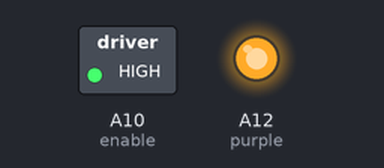
Bench run of a sketch on a simulated Arduino Mega 2560, built with avr-gcc and run on an emulated ATmega2560. Parts: switched loads named in the sketch (green lamp = pin HIGH), output pins drawn as LEDs (lit = HIGH). Pins used as bus, display or sensor lines are not drawn.

Above: at 0.1 s.
At 3.1 s:
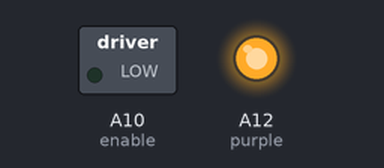
Timing chart, 0 to 4.6 s (numbered marks = the images above):
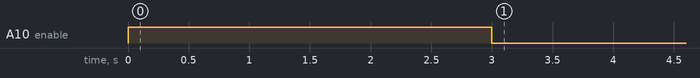

The sketch:

Dispenser.ino
```cpp
int clock = A8; //clock - black
int data = A11; //data - blue
int latch = A9; //latch - yellow
int enable = A10; //enable - green
int purple = A12; //enable - purple


void setup() {
  pinMode(clock, OUTPUT);
  pinMode(data, OUTPUT);
  pinMode(latch, OUTPUT);
  pinMode(enable, OUTPUT);
  pinMode(purple, OUTPUT);


  Serial.begin(9600);

  //Reset the data lines
  digitalWrite(purple, true);
  digitalWrite(latch, true);
  digitalWrite(clock, true);
  digitalWrite(data, true);
  digitalWrite(enable, true);

  delay(3000);
}


void loop() {

  for (uint16_t i = 30; i <= 34; i++) {
    dispenseItem(i);
    delay(3000);
  }
}

void dispenseItem(int row) {
    //activate the enable line ready for the data
    digitalWrite(enable, false);

    //Send the data we are interested in
    sendDataPacket(row);

    //Delay enough for the motor to start activating
    delay(1500);

    //Shut off the motor - it will carry on automatically
    sendDataPacket(-1);


    // ---  The rest might not be needed --- //

    //digitalWrite(data, false);

    //delay(2500);

    //digitalWrite(data, true);
    //digitalWrite(enable, true);
    //sendDataPacket(-1);

    //delay(1000);
}

void sendDataPacket(int row) {

  //start position for data lines - prob not needed
  digitalWrite(latch, true);
  digitalWrite(clock, true);
  digitalWrite(data, true);

  //Each data packet is 40 bits long
  for (uint16_t i = 0; i <= 40; i++) {

    //When we reach the bit we are interested in set it low (active) for the clock pulse
    if (row == i) {
      digitalWrite(data, false);
    } else {
      digitalWrite(data, true);
    }

    //might not be needed
    delay(1);

    //clock - this is the inportant one - data is latched on the falling edge
    digitalWrite(clock, false);

    //1.5ms gap needed - might not be needed
    delay(1);

    //clock
    digitalWrite(clock, true);

    //data back to normal
    digitalWrite(data, true);

  }

  //Once everything has been written latch the data into place
  digitalWrite(latch, false);
  delay(1);
  digitalWrite(latch, true);

}
```

Measured:
- by itself, A10 (enable): HIGH → LOW at 3.0 s
